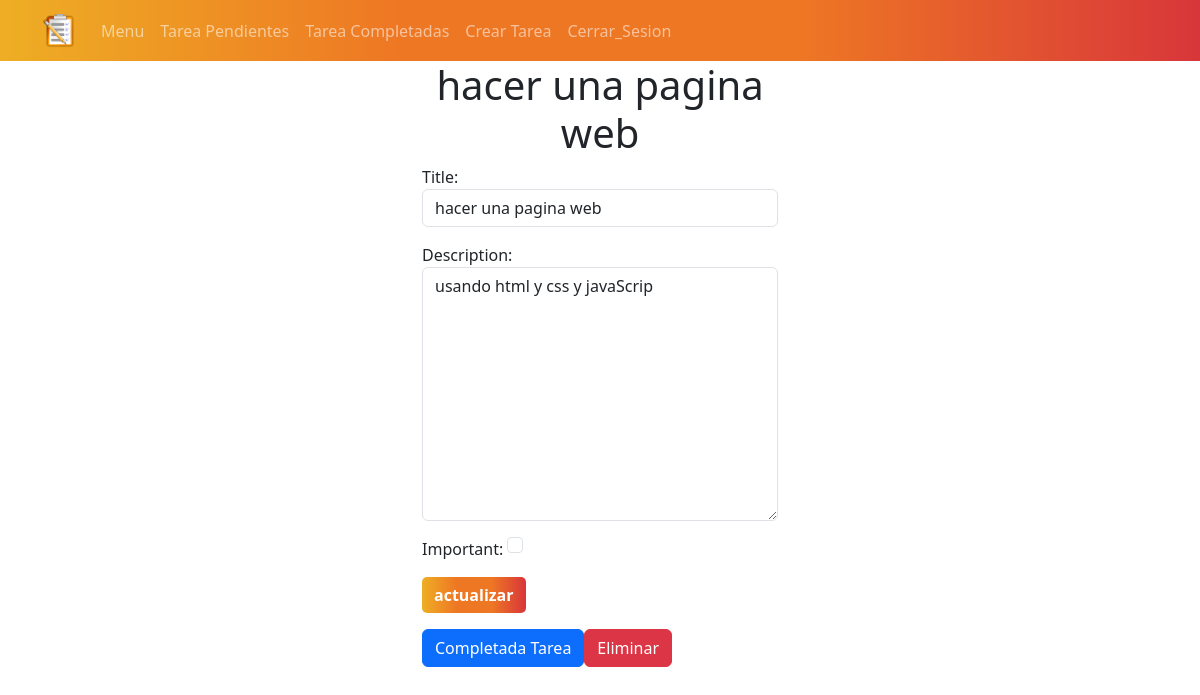
Page /tarea/9/ (signed in) on the committed database.
### tasks/models.py (models this page shows, shortened)
class tarea(models.Model):
    title = models.CharField(max_length=100)
    description = models.TextField(blank=True)
    created = models.DateTimeField(auto_now_add=True)
    datecompleted = models.DateTimeField(null=True, blank=True)
    important = models.BooleanField(default=False)
    user = models.ForeignKey(User, on_delete=models.CASCADE)

### tasks/views.py (the view, shortened to what this page needs)
# urls.py: path("tarea/<int:tarea_id>/",views.detalles_tarea, name="detalles_tarea"),
@login_required
def detalles_tarea(request, tarea_id):
    tarea_obj = get_object_or_404(tarea, pk=tarea_id, user=request.user)
    if request.method == "GET":
        form = tareaForm(instance=tarea_obj)
        return render(request, "detalles_tarea.html", {"tarea": tarea_obj, "form": form})

### tasks/forms.py
class tareaForm(forms.ModelForm):
    class Meta:
        model = tarea
        fields = ["title","description","important"]
        widgets = {
            "title": forms.TextInput(attrs={"class": "form-control"}),
            "description": forms.Textarea(attrs={"class": "form-control"}),
            "important": forms.CheckboxInput(attrs={"class": "form-check-input m-auto"})
        }

### tasks/templates/detalles_tarea.html (shortened to what this page needs)
{% extends "base.html" %}
{% block content %}
<main class="container">
    <div class="row">
        <div class="col-md-4 offset-md-4">
            <h1 class="text-center margin-top">{{tarea.title}}</h1>
            <form method="POST">
                {{form.as_p}}
                <button class="btn btn-primary btn-custom">actualizar</button>
            </form>
            <div class="d-flex mt-3">
                <form action="{% url 'completa_tarea' tarea.id %}" method="POST">
                    <button class="btn btn-primary " type="submit">Completada Tarea</button>
                </form>
                <form action="{% url 'eliminar_tarea' tarea.id %}" method="POST">
                    <button class="btn btn-danger" type="submit">Eliminar</button>
                </form>
            </div>
        </div>
        </div>
</main>
{% endblock %}

### tasks/templates/base.html (style rules this page uses)
.btn-custom { background: linear-gradient(to right,#eeae24,#ee7724, #ee7724, #d8363a); color: white; border: none; border-radius: 5px; font-weight: bold; transition: background-color 0.3s ease-in-out, transform 0.2s ease-in-out; }

### rows in the picture
tarea: title "hacer una pagina web", description "usando html y css y javaScrip"
